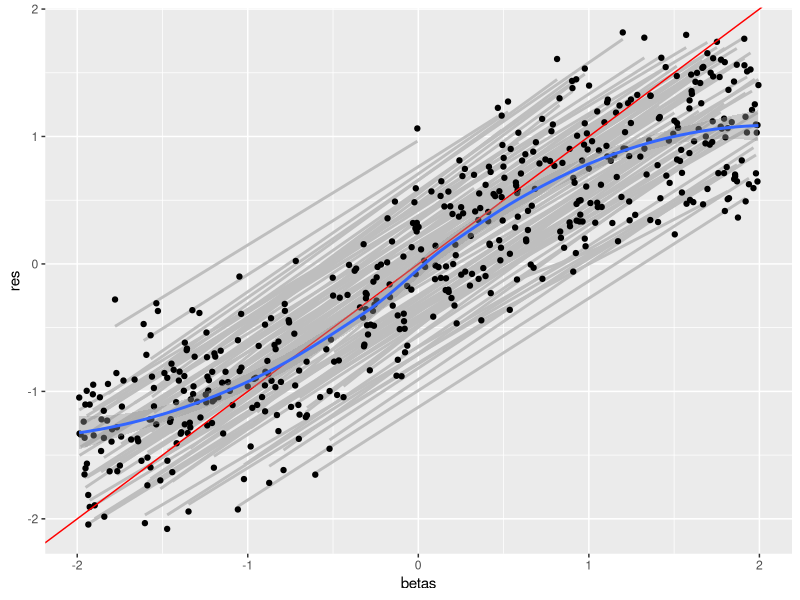
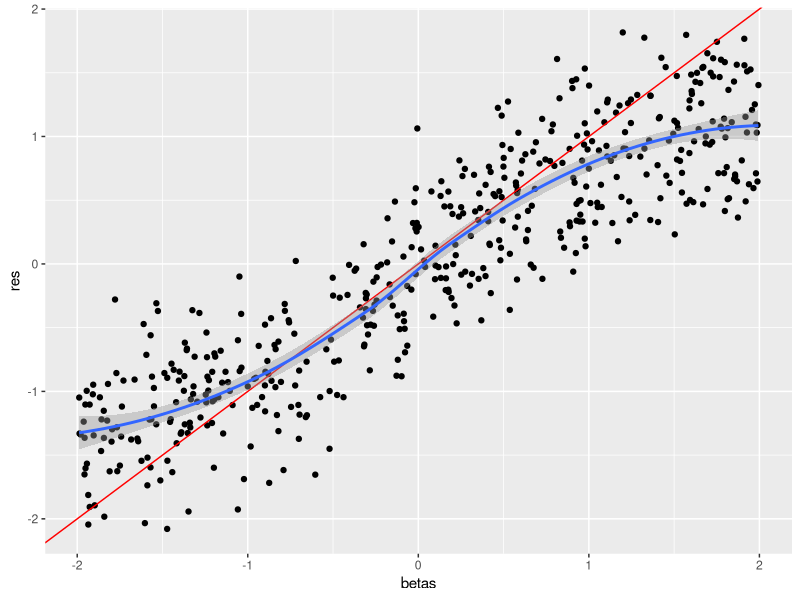
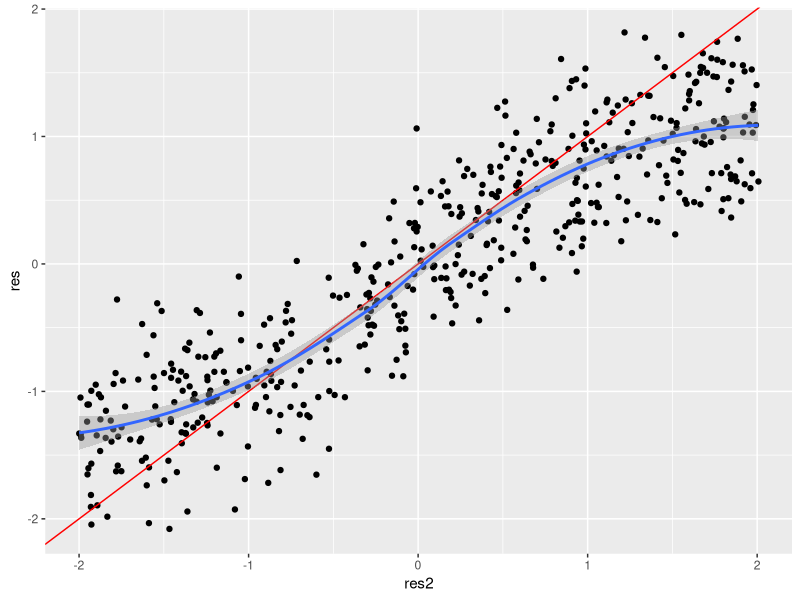
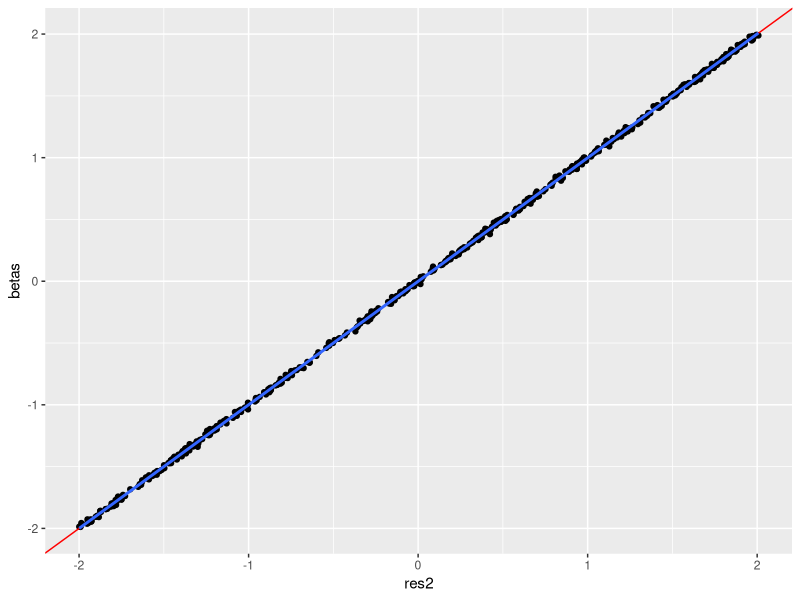

Source code (R) for these figures, in order: (Note: a time limit stopped this script after it produced the figures.)
## ---- chunk 1
library(dplyr)
library(ggplot2)

sim <- function(nc, n) {
    g <- rbinom(n, 2, 0.4)
    betas <- runif(nc, -2, 2)
    m <- sapply(1:nc, function(i)
    {
        g * betas[i] + rnorm(n)
    })
    # for each individual sample cell type proportions
    cellprop <- sapply(1:n, function(x) {a <- runif(nc); a/sum(a)}) %>% t()
    # weighted sum
    M <- (scale(m) * cellprop) %>% rowSums
    res <- sapply(1:nc, function(i) {
      summary(lm(M ~ g * cellprop[,i]))$coef[4,1]
    })

    res2 <- sapply(1:nc, function(i)
    {
      summary(lm(m[,i] ~ g))$coef[2,1]
    })
    return(tibble(res, res2, betas))
}

o <- lapply(1:100, function(i) sim(5, 10000) %>% mutate(sim=i)) %>% bind_rows()

## ---- chunk 2
ggplot(o, aes(x=betas, y=res)) +
geom_smooth(method="lm", aes(group=sim), se=FALSE, alpha=0.2, colour="grey") +
geom_point() +
geom_abline(colour="red") +
geom_smooth()
## ---- chunk 3
ggplot(o, aes(x=betas, y=res)) +
geom_point() +
geom_abline(colour="red") +
geom_smooth()
## ---- chunk 4
ggplot(o, aes(x=res2, y=res)) +
geom_point() +
geom_abline(colour="red") +
geom_smooth()
## ---- chunk 5
ggplot(o, aes(x=res2, y=betas)) +
geom_point() +
geom_abline(colour="red") +
geom_smooth()
## ---- chunk 6
cellprop_noise <- function(cellprop, sigma)
{
    apply(cellprop, 1, function(x)
    {
        a <- rnorm(length(x), x, sigma)
        a / sum(a)
    }) %>% t()
}
## ---- chunk 7
sim2 <- function(nc, n, noise_sigma)
{
    g <- rbinom(n, 2, 0.4)
    betas <- runif(nc, -2, 2)
    m <- sapply(1:nc, function(i)
    {
        g * betas[i] + rnorm(n)
    })
    # for each individual sample cell type proportions
    cellprop <- sapply(1:n, function(x) {a <- runif(nc); a/sum(a)}) %>% t()
    cpn <- cellprop_noise(cellprop, noise_sigma)
    # weighted sum
    M <- (scale(m) * cellprop) %>% rowSums
    res <- sapply(1:nc, function(i)
    {
      summary(lm(M ~ g * cpn[,i]))$coef[4,1]
    })
    return(tibble(res, betas))
}

o2 <- lapply(1:1000, function(i) {
    s <- sample(c(0, 0.05, 0.1), 1)
    sim2(5, 10000, s) %>% mutate(sim=i, s=s)
}) %>% bind_rows()
o2
## ---- chunk 8
ggplot(o2, aes(x=betas, y=res)) +
geom_point() +
geom_smooth() +
geom_abline(colour="red") +
facet_wrap(~ s)
## ---- chunk 9
n <- 1000000
a <- rnorm(n, mean=10)
g <- rbinom(n, 2, 0.3)
summary(lm(a ~ scale(g)))
mean(a)
mean(g)
## ---- chunk 10
sessionInfo()
